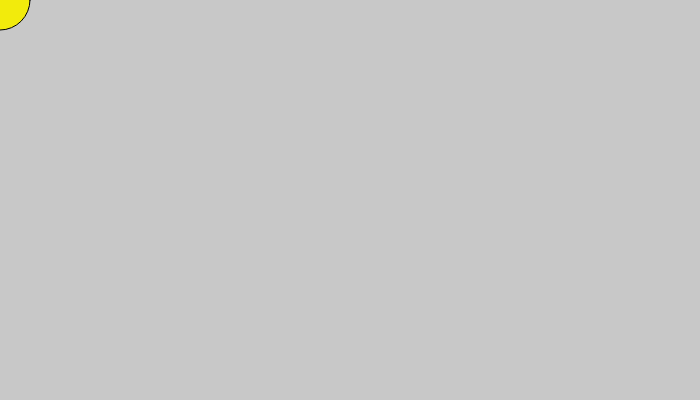
Frame 1 (no input)
Frame 60 (no input): identical to frame 1, image omitted
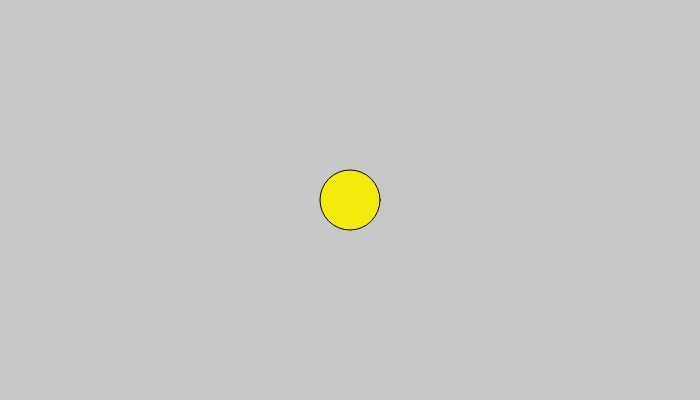
Frame 120 (the mouse pressed at the canvas centre since frame 60)

The p5.js sketch that drew these frames (run headless with seeded random() and noise() and a simulated clock; from frame 60 on, the mouse is pressed at the canvas centre):

// p5.js sketch
// ── sketch.js
let diam = 60
function setup(){
  createCanvas(700,400);
}

function draw(){
  background(200);
  fill('#F2EB0C');
  ellipse(mouseX,mouseY,diam,diam);
  
}
